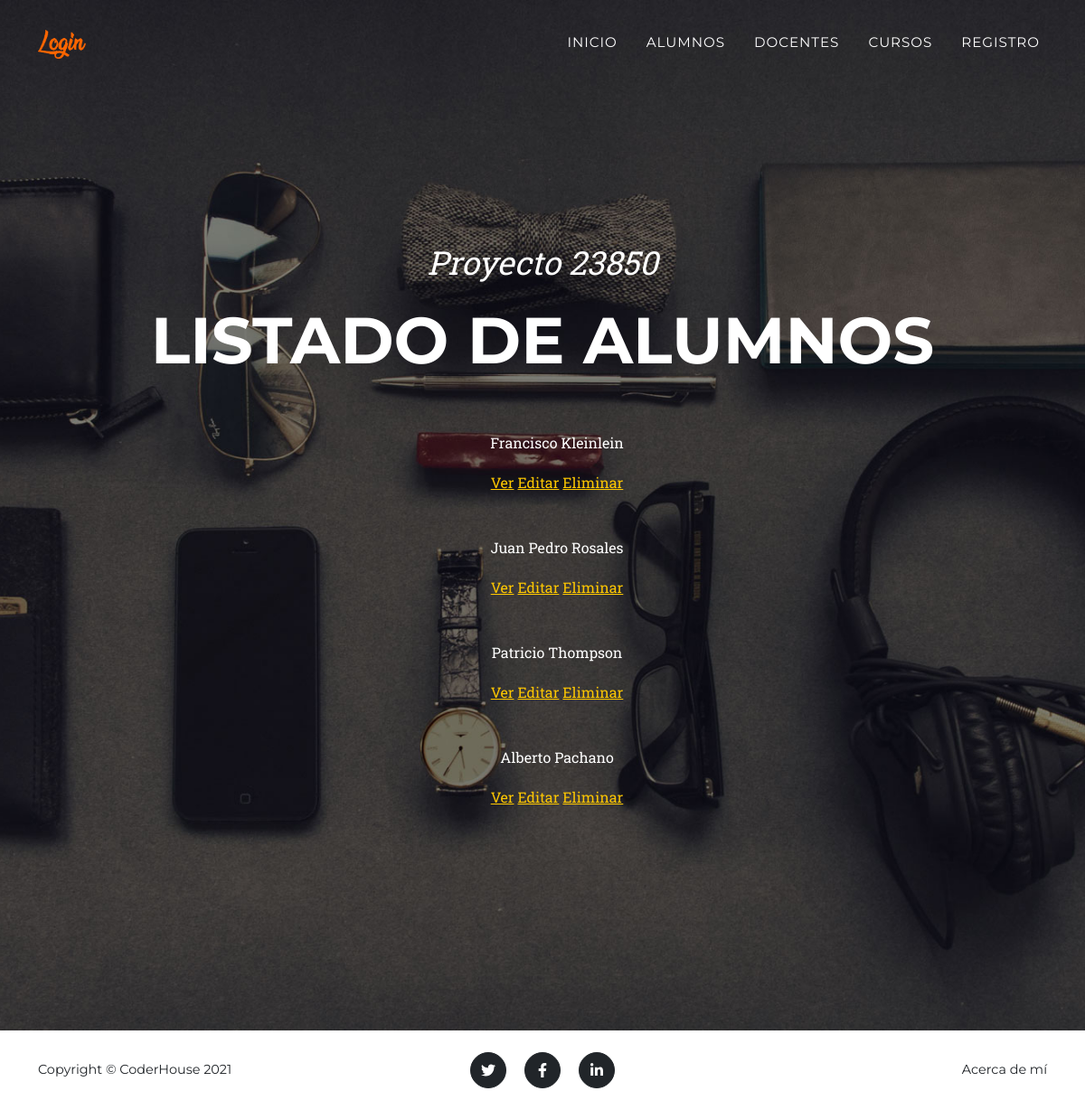
The app's page /AppCoder/alumnos/list with its own data.
### AppCoder/models.py (models this page shows, shortened)
class Alumno(models.Model):
    nombre = models.CharField(max_length=40)
    apellido = models.CharField(max_length=40)
    matricula = models.IntegerField()

### AppCoder/views.py (the view)
# urls.py: path('alumnos/list', views.AlumnoList.as_view(), name = "AluList"),
class AlumnoList(ListView):
    model = Alumno
    template_name = "AppCoder/alumnos_list.html"

### AppCoder/templates/AppCoder/alumnos_list.html (shortened to what this page needs)
{% extends "AppCoder/parent.html" %}
{% load static %}
{% block titlecontent %}
    <header class="masthead">
        <div class="container">
            <div class="masthead-subheading">Proyecto 23850</div>
            <div class="masthead-heading text-uppercase">Listado de alumnos</div>
        </div>
        <ul>
            {% for alumno in object_list %}
                    <p>{{alumno.nombre}} {{alumno.apellido}}</p>
                    <p>
                        <a href="{% url 'AluDetail' alumno.id %}">Ver</a>
                        <a href="{% url 'AluEdit' alumno.id %}">Editar</a>
                        <a href="{% url 'AluDelete' alumno.id %}">Eliminar</a>
                    <br>
                    <br>
                    </p>
            {% endfor %}
        </ul>
    </header>
{% endblock %}

### records on screen
Alumno: nombre "Francisco", apellido "Kleinlein"
Alumno: nombre "Juan Pedro", apellido "Rosales"
Alumno: nombre "Patricio", apellido "Thompson"
Alumno: nombre "Alberto", apellido "Pachano"
